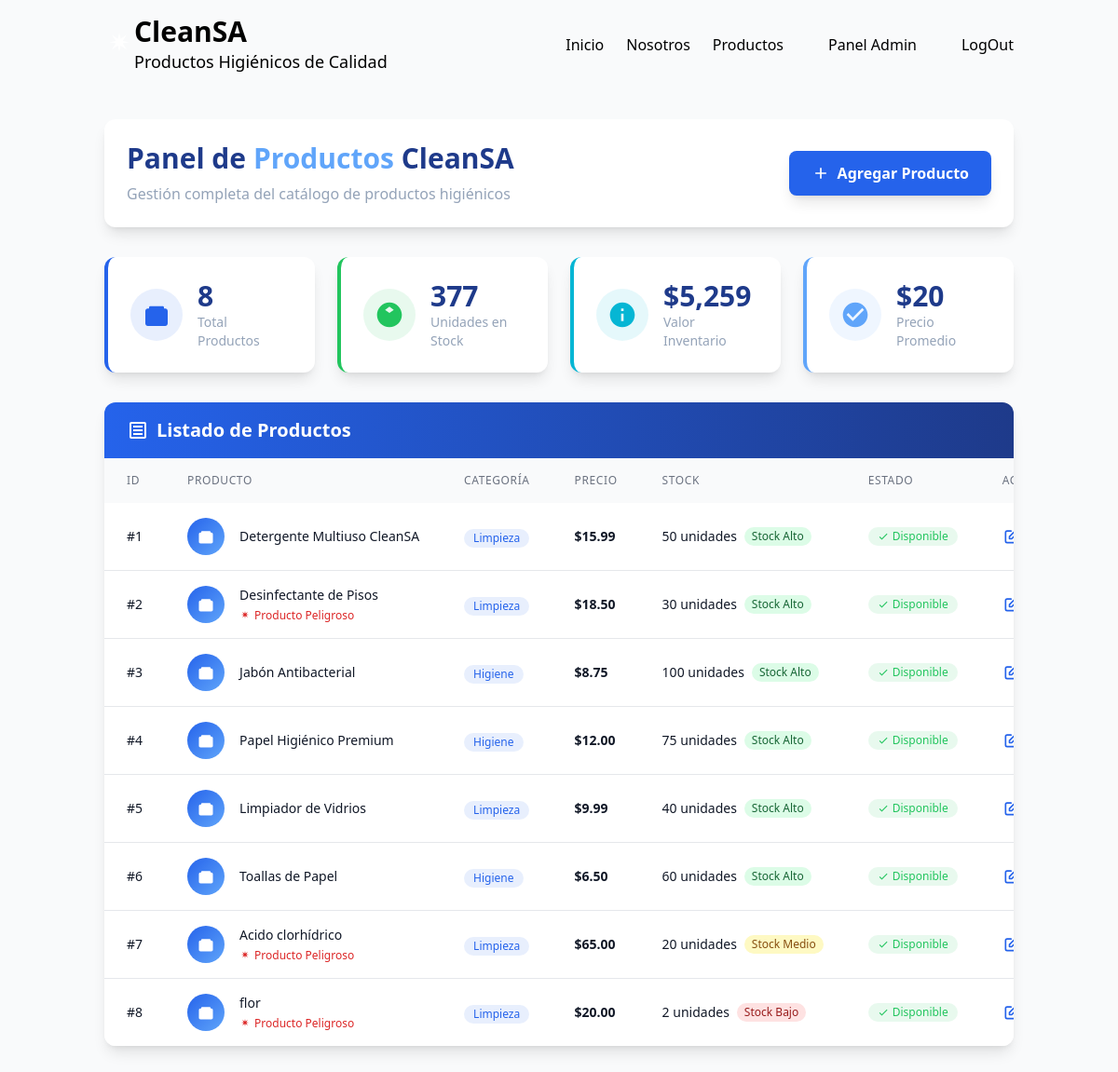
Page /products/panel (signed in) on the committed database.
### app/models.py (models this page shows)
class Producto (database.Model):
    __tablename__ = 'productos'
    id = database.Column(database.Integer, primary_key=True)
    nombre = database.Column(database.String(100), nullable=False)
    precio = database.Column(database.Float, nullable=False)
    stock = database.Column(database.Integer, nullable=False)
    fk_categoria = database.Column(database.Integer,database.ForeignKey('categorias.id'), nullable=False)
    peligroso = database.Column(database.Boolean, nullable=False)

class Categoria (database.Model):
    __tablename__ = 'categorias'
    id = database.Column(database.Integer, primary_key=True)
    nombre = database.Column(database.String(100), nullable=False)

### app/blueprints/products.py (the view)
@products_bp.route('/panel')
def panel():
    try:
        productos = Producto.query.all()
        categorias_list = Categoria.query.all()
        categorias = {cat.id: cat.nombre for cat in categorias_list}
        total_stock = sum(producto.stock for producto in productos)
        valor_inventario = sum(producto.precio * producto.stock for producto in productos)
        precio_promedio = sum(producto.precio for producto in productos) / len(productos) if productos else 0
        return render_template('panel_productos.html',
                             productos=productos,
                             categorias=categorias,
                             total_stock=total_stock,
                             valor_inventario=valor_inventario,
                             precio_promedio=precio_promedio)
    except Exception as e:
        return render_template('panel_productos.html',
                             productos=[],
                             categorias={},
                             total_stock=0,
                             valor_inventario=0,
                             precio_promedio=0)

### app/models.py (called while the page is built)
    @property
    def es_admin(self):
        return self.fk_tipousuario == 1

### app/templates/panel_productos.html (shortened to what this page needs)
<!DOCTYPE html>
<html lang="es">
<head>
    <script src="https://cdn.tailwindcss.com"></script>
</head>
<body class="bg-smoke-white min-h-screen">
    {% include 'components/nav.html' %}
    <main class="container mx-auto px-6 py-8">
        <div class="bg-white rounded-xl shadow-lg p-6 mb-8">
            <div class="flex flex-col md:flex-row md:items-center md:justify-between">
                <div>
                    <h1 class="text-3xl font-bold text-dark-teal mb-2">Panel de <span class="text-light-blue">Productos</span> CleanSA</h1>
                    <p class="text-soft-gray">Gestión completa del catálogo de productos higiénicos</p>
                </div>
                <div class="mt-4 md:mt-0">
                    <button id="openModalBtn" class="bg-pro-blue hover:bg-dark-teal text-white px-6 py-3 rounded-lg font-semibold transition-colors shadow-lg flex items-center">
                        <svg class="w-5 h-5 mr-2" fill="currentColor" viewBox="0 0 24 24">
                            <path d="M19 13h-6v6h-2v-6H5v-2h6V5h2v6h6v2z"/>
                        </svg>
                        Agregar Producto
                    </button>
                </div>
            </div>
        </div>
        <div class="grid grid-cols-1 md:grid-cols-4 gap-6 mb-8">
            <div class="bg-white rounded-xl shadow-lg p-6 border-l-4 border-pro-blue">
                <div class="flex items-center">
                    <div class="bg-pro-blue bg-opacity-10 rounded-full p-3 mr-4">
                        <svg class="w-8 h-8 text-pro-blue" fill="currentColor" viewBox="0 0 24 24">
                            <path d="M19 7H18V6C18 5.45 17.55 5 17 5H7C6.45 5 6 5.45 6 6V7H5C3.9 7 3 7.9 3 9V19C3 20.1 3.9 21 5 21H19C20.1 21 21 20.1 21 19V9C21 7.9 20.1 7 19 7Z"/>
                        </svg>
                    </div>
                    <div>
                        <p class="text-3xl font-bold text-dark-teal">{{ productos|length }}</p>
                        <p class="text-soft-gray text-sm">Total Productos</p>
                    </div>
                </div>
            </div>
            <div class="bg-white rounded-xl shadow-lg p-6 border-l-4 border-warm-green">
                <div class="flex items-center">
                    <div class="bg-warm-green bg-opacity-10 rounded-full p-3 mr-4">
                        <svg class="w-8 h-8 text-warm-green" fill="currentColor" viewBox="0 0 24 24">
                            <path d="M12 2C6.48 2 2 6.48 2 12s4.48 10 10 10 10-4.48 10-10S17.52 2 12 2zm3.5 6L12 10.5 8.5 8 12 5.5 15.5 8zM12 13.5L8.5 16 12 18.5 15.5 16 12 13.5z"/>
                        </svg>
                    </div>
                    <div>
                        <p class="text-3xl font-bold text-dark-teal">{{ total_stock }}</p>
                        <p class="text-soft-gray text-sm">Unidades en Stock</p>
                    </div>
                </div>
            </div>
            <div class="bg-white rounded-xl shadow-lg p-6 border-l-4 border-light-teal">
                <div class="flex items-center">
                    <div class="bg-light-teal bg-opacity-10 rounded-full p-3 mr-4">
                        <svg class="w-8 h-8 text-light-teal" fill="currentColor" viewBox="0 0 24 24">
                            <path d="M12 2C6.48 2 2 6.48 2 12s4.48 10 10 10 10-4.48 10-10S17.52 2 12 2zm1 15h-2v-6h2v6zm0-8h-2V7h2v2z"/>
                        </svg>
                    </div>
                    <div>
                        <p class="text-3xl font-bold text-dark-teal">${{ "{:,.0f}".format(valor_inventario) }}</p>
                        <p class="text-soft-gray text-sm">Valor Inventario</p>
                    </div>
                </div>
            </div>
            <div class="bg-white rounded-xl shadow-lg p-6 border-l-4 border-light-blue">
                <div class="flex items-center">
                    <div class="bg-light-blue bg-opacity-10 rounded-full p-3 mr-4">
                        <svg class="w-8 h-8 text-light-blue" fill="currentColor" viewBox="0 0 24 24">
                            <path d="M12 2C6.48 2 2 6.48 2 12s4.48 10 10 10 10-4.48 10-10S17.52 2 12 2zm-2 15l-5-5 1.41-1.41L10 14.17l7.59-7.59L19 8l-9 9z"/>
                        </svg>
                    </div>
                    <div>
                        <p class="text-3xl font-bold text-dark-teal">${{ "{:,.0f}".format(precio_promedio) }}</p>
                        <p class="text-soft-gray text-sm">Precio Promedio</p>
                    </div>
                </div>
            </div>
        </div>
        <div class="bg-white rounded-xl shadow-lg overflow-hidden">
            <div class="bg-gradient-to-r from-pro-blue to-dark-teal px-6 py-4">
                <h2 class="text-xl font-bold text-white flex items-center">
                    <svg class="w-6 h-6 mr-2" fill="currentColor" viewBox="0 0 24 24">
                        <path d="M19 3H5C3.9 3 3 3.9 3 5V19C3 20.1 3.9 21 5 21H19C20.1 21 21 20.1 21 19V5C21 3.9 20.1 3 19 3ZM19 19H5V5H19V19Z"/>
                        <path d="M7 7H17V9H7V7ZM7 11H17V13H7V11ZM7 15H17V17H7V15Z"/>
                    </svg>
                    Listado de Productos
                </h2>
            </div>
            <div class="overflow-x-auto">
                <table class="w-full">
                    <thead class="bg-gray-50">
                        <tr>
                            <th class="px-6 py-4 text-left text-xs font-medium text-gray-500 uppercase tracking-wider">ID</th>
                            <th class="px-6 py-4 text-left text-xs font-medium text-gray-500 uppercase tracking-wider">Producto</th>
                            <th class="px-6 py-4 text-left text-xs font-medium text-gray-500 uppercase tracking-wider">Categoría</th>
                            <th class="px-6 py-4 text-left text-xs font-medium text-gray-500 uppercase tracking-wider">Precio</th>
                            <th class="px-6 py-4 text-left text-xs font-medium text-gray-500 uppercase tracking-wider">Stock</th>
                            <th class="px-6 py-4 text-left text-xs font-medium text-gray-500 uppercase tracking-wider">Estado</th>
                            <th class="px-6 py-4 text-left text-xs font-medium text-gray-500 uppercase tracking-wider">Acciones</th>
                        </tr>
                    </thead>
                    <tbody class="bg-white divide-y divide-gray-200">
                        {% if productos %}
                            {% for producto in productos %}
                            <tr class="hover:bg-gray-50 transition-colors duration-200">
                                <td class="px-6 py-4 whitespace-nowrap">
                                    <div class="text-sm font-medium text-gray-900">#{{ producto.id }}</div>
                                </td>
                                <td class="px-6 py-4 whitespace-nowrap">
                                    <div class="flex items-center">
                                        <div class="flex-shrink-0 h-10 w-10">
                                            <div class="h-10 w-10 rounded-full bg-gradient-to-br from-pro-blue to-light-blue flex items-center justify-center">
                                                <svg class="w-5 h-5 text-white" fill="currentColor" viewBox="0 0 24 24">
                                                    <path d="M19 7H18V6C18 5.45 17.55 5 17 5H7C6.45 5 6 5.45 6 6V7H5C3.9 7 3 7.9 3 9V19C3 20.1 3.9 21 5 21H19C20.1 21 21 20.1 21 19V9C21 7.9 20.1 7 19 7Z"/>
                                                </svg>
                                            </div>
                                        </div>
                                        <div class="ml-4">
                                            <div class="text-sm font-medium text-gray-900">{{ producto.nombre }}</div>
                                            {% if producto.peligroso %}
                                                <div class="text-xs text-red-600 flex items-center mt-1">
                                                    <svg class="w-3 h-3 mr-1" fill="currentColor" viewBox="0 0 24 24">
                                                        <path d="M12 2L13.09 7.26L18 4L14.74 9.09L20 10L14.74 10.91L18 16L13.09 12.74L12 18L10.91 12.74L6 16L9.26 10.91L4 10L9.26 9.09L6 4L10.91 7.26L12 2Z"/>
                                                    </svg>
                                                    Producto Peligroso
                                                </div>
                                            {% endif %}
                                        </div>
                                    </div>
                                </td>
                                <td class="px-6 py-4 whitespace-nowrap">
                                    <span class="inline-flex items-center px-2.5 py-0.5 rounded-full text-xs font-medium bg-pro-blue bg-opacity-10 text-pro-blue">
                                        {% if categorias %}
                                            {{ categorias.get(producto.fk_categoria, 'Sin categoría') }}
                                        {% else %}
                                            Categoría {{ producto.fk_categoria }}
                                        {% endif %}
                                    </span>
                                </td>
                                <td class="px-6 py-4 whitespace-nowrap">
                                    <div class="text-sm font-semibold text-gray-900">${{ "{:,.2f}".format(producto.precio) }}</div>
                                </td>
                                <td class="px-6 py-4 whitespace-nowrap">
                                    <div class="flex items-center">
                                        <div class="text-sm font-medium text-gray-900">{{ producto.stock }} unidades</div>
                                        {% if producto.stock < 10 %}
                                            <span class="ml-2 inline-flex items-center px-2 py-0.5 rounded-full text-xs font-medium bg-red-100 text-red-800">
                                                Stock Bajo
                                            </span>
                                        {% elif producto.stock < 30 %}
                                            <span class="ml-2 inline-flex items-center px-2 py-0.5 rounded-full text-xs font-medium bg-yellow-100 text-yellow-800">
                                                Stock Medio
                                            </span>
                                        {% else %}
                                            <span class="ml-2 inline-flex items-center px-2 py-0.5 rounded-full text-xs font-medium bg-green-100 text-green-800">
                                                Stock Alto
                                            </span>
                                        {% endif %}
                                    </div>
                                </td>
                                <td class="px-6 py-4 whitespace-nowrap">
                                    {% if producto.stock > 0 %}
                                        <span class="inline-flex items-center px-2.5 py-0.5 rounded-full text-xs font-medium bg-warm-green bg-opacity-10 text-warm-green">
                                            <svg class="w-3 h-3 mr-1" fill="currentColor" viewBox="0 0 24 24">
                                                <path d="M9 16.17L4.83 12l-1.42 1.41L9 19 21 7l-1.41-1.41z"/>
                                            </svg>
                                            Disponible
                                        </span>
                                    {% endif %}
                                </td>
                                <td class="px-6 py-4 whitespace-nowrap text-sm font-medium">
                                    <div class="flex space-x-2">
                                        <button class="text-pro-blue hover:text-dark-teal transition-colors" title="Editar">
                                            <svg class="w-5 h-5" fill="none" stroke="currentColor" viewBox="0 0 24 24">
                                                <path stroke-linecap="round" stroke-linejoin="round" stroke-width="2" d="M11 5H6a2 2 0 00-2 2v11a2 2 0 002 2h11a2 2 0 002-2v-5m-1.414-9.414a2 2 0 112.828 2.828L11.828 15H9v-2.828l8.586-8.586z"/>
                                            </svg>
                                        </button>
                                    </div>
                                </td>
                            </tr>
                            {% endfor %}
                        {% endif %}
                    </tbody>
                </table>
            </div>
        </div>
    </main>
</body>
</html>

### rows in the picture
Producto: id "1", nombre "Detergente Multiuso CleanSA", get "Limpieza", precio "15.99", stock "50", shows "Stock Alto", shows "Disponible"
Producto: id "2", nombre "Desinfectante de Pisos", peligroso True (drawn), get "Limpieza", precio "18.50", stock "30", shows "Stock Alto", shows "Disponible"
Producto: id "3", nombre "Jabón Antibacterial", get "Higiene", precio "8.75", stock "100", shows "Stock Alto", shows "Disponible"
Producto: id "4", nombre "Papel Higiénico Premium", get "Higiene", precio "12.00", stock "75", shows "Stock Alto", shows "Disponible"
Producto: id "5", nombre "Limpiador de Vidrios", get "Limpieza", precio "9.99", stock "40", shows "Stock Alto", shows "Disponible"
Producto: id "6", nombre "Toallas de Papel", get "Higiene", precio "6.50", stock "60", shows "Stock Alto", shows "Disponible"
Producto: id "7", nombre "Acido clorhídrico", peligroso True (drawn), get "Limpieza", precio "65.00", stock "20", shows "Stock Medio", shows "Disponible"
Producto: id "8", nombre "flor", peligroso True (drawn), get "Limpieza", precio "20.00", stock "2", shows "Stock Bajo", shows "Disponible"

### other values in the picture
{{ productos|length }} "8"
{{ total_stock }} "377"
{{ "{:,.0f}".format(valor_inventario) }} "5,259"
{{ "{:,.0f}".format(precio_promedio) }} "20"
